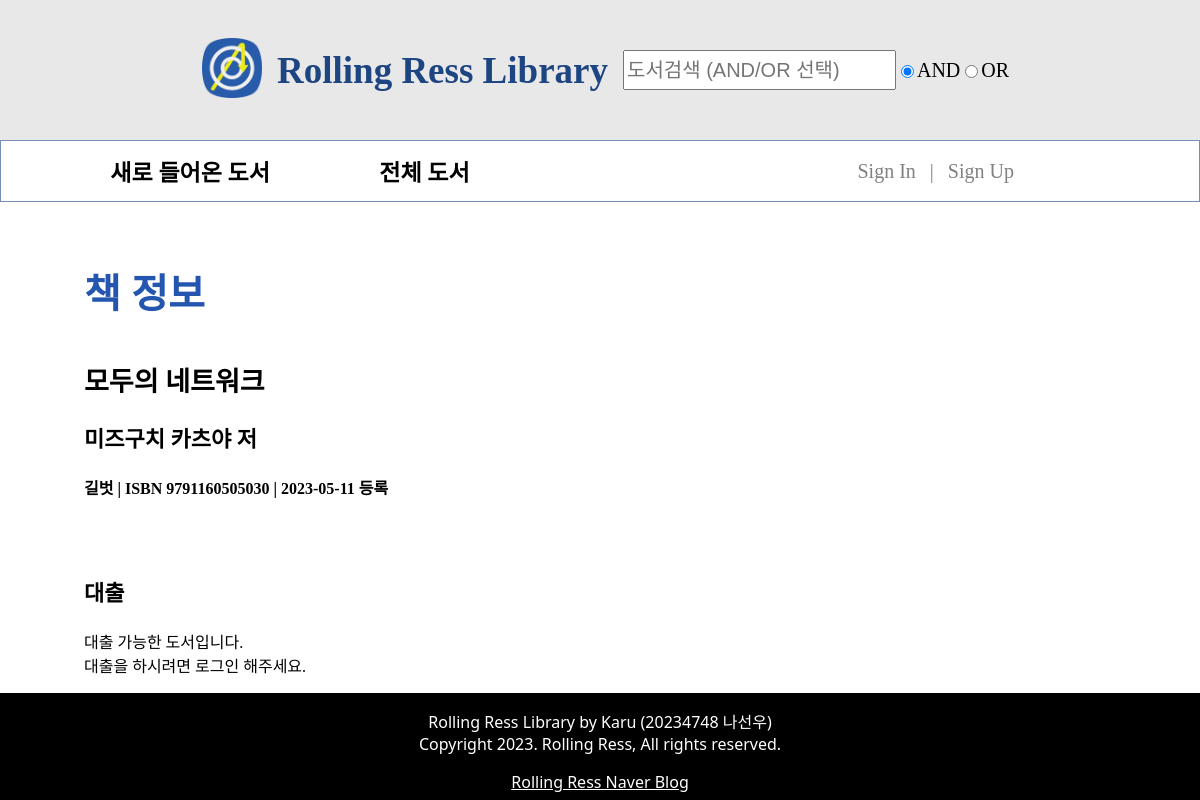
The page /books/about.php?isbn=9791160505030 on the database as committed earlier.
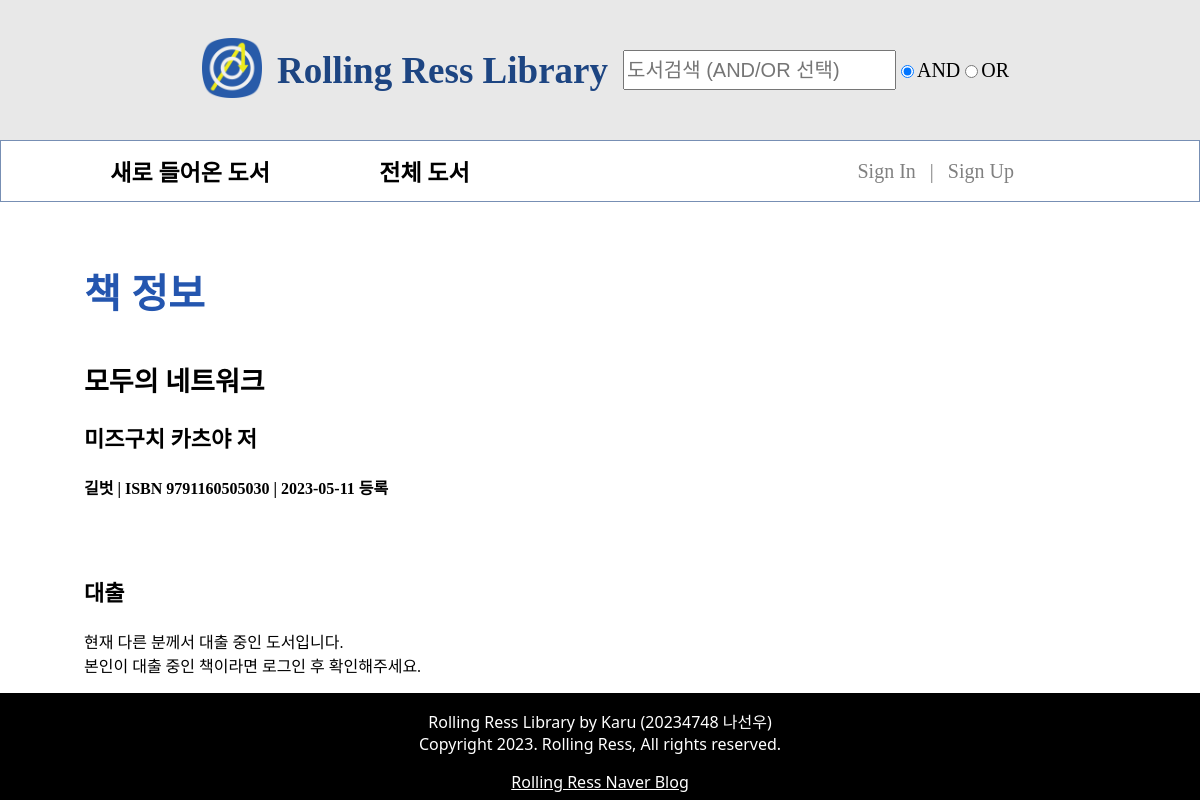
The same page on the database as committed later.
### books/about.php (the view, shortened to what this page needs)
<?php
    include '../db/connect.php';
    $isbn = $_GET['isbn'];
    $stmt = $connect->prepare("SELECT info.*, price, published, link, details.isbn AS isbn_d
        FROM bookinfo AS info
        LEFT OUTER JOIN bookdetails AS details
        ON info.isbn = details.isbn
        WHERE info.isbn = ?");
    $stmt->bind_param('d', $isbn);
    $stmt->execute();
    $result = $stmt->get_result();
    $row = $result->fetch_array();
    $checked = $row['takenby'] != null;
?>
<!DOCTYPE html>
<html lang="ko">
<head>
    <link rel="stylesheet" href="/styles/pages/about.css">
    <link rel="stylesheet" href="/styles/attribute.css">
    <link rel="stylesheet" href="/styles/part/header.css">
    <link rel="stylesheet" href="/styles/part/nav.css">
    <link rel="stylesheet" href="/styles/part/footer.css">
</head>
<body>
    <header include-html="/htmls/header.html"></header>
    <nav include-html="/htmls/nav.html"></nav>
    <article>
    <h1>책 정보</h1>
    <h2><? echo $row['title'] ?></h2>
    <h3><? echo $row['author'] ?> 저</h3>
    <b><? echo $row['publisher'] ?> | ISBN <? echo $row['isbn'] ?> | <? echo $row['uploaded'] ?> 등록</b>
    <br><br>
    <br><br>
    <h3>대출</h3>
    <?php if ($checked):   ?>
        <?php if (isset($_COOKIE['userlevel'])):  ?>
            <?php if ($_COOKIE['userlevel'] == $row['takenby']):  ?>
                <p>이미 대출 중인 도서입니다. '마이페이지'에서 확인 가능합니다.</p>
                <form name="bookForm" method="post" action="../db/return.php?isbn=<? echo $isbn ?>">
                    <input type="button" value="반납하기">
                </form>
            <? else: ?>
                <p>현재 다른 분께서 대출 중인 도서입니다.</p>
            <? endif; ?>
        <? else: ?>
            <p>현재 다른 분께서 대출 중인 도서입니다.
                <br>본인이 대출 중인 책이라면 로그인 후 확인해주세요.
            </p>
        <? endif; ?>
    <?php else:  ?>
        <?php if (isset($_COOKIE['userlevel'])):  ?>
            <p>대출 가능한 도서입니다.</p>
            <form name="bookForm" method="post" action="../db/checkout.php?isbn=<? echo $isbn ?>">
                <input type="button" value="대출하기">
            </form>
        <? else: ?>
            <p>대출 가능한 도서입니다.<br>대출을 하시려면 로그인 해주세요.</p>
        <? endif; ?>
    <?php endif;   ?>
    </article>
    <footer include-html="/htmls/footer.html"></footer>
</body>
</html>

Rows that differ between the two databases and show on the page:
changed bookinfo "모두의 네트워크": takenby empty → "karu" (drawn)
Other text that changed with them:
text no longer shown: "대출 가능한 도서입니다. 대출을 하시려면 로그인 해주세요."
text now shown: "현재 다른 분께서 대출 중인 도서입니다. 본인이 대출 중인 책이라면 로그인 후 확인해주세요."
